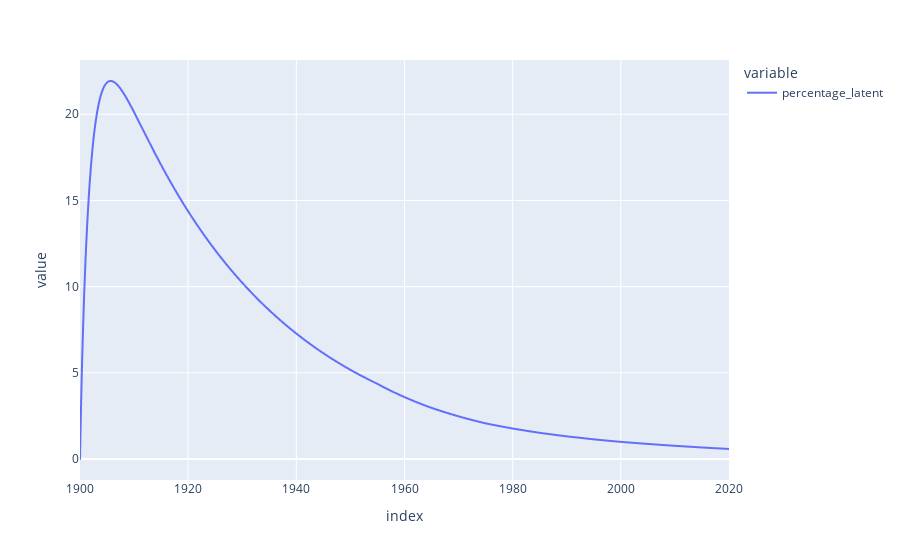

Source (notebook cell):
### Code cell
derived_df_0.percentage_latent.plot()

### Figure 1 — Plotly figure (JSON) as saved in the notebook; plotly's stock layout.template omitted (floating-point values rounded to 4 significant figures; data arrays with more than 128 entries replaced by an {"elided": "..."} marker saying what was removed)
{"data": [{"hovertemplate": "variable=percentage_latent<br>index=%{x}<br>value=%{y}<extra></extra>", "legendgroup": "percentage_latent", "line": {"color": "#636efa", "dash": "solid"}, "marker": {"symbol": "circle"}, "mode": "lines", "name": "percentage_latent", "showlegend": true, "type": "scattergl", "x": {"elided": "1201 float values"}, "xaxis": "x", "y": {"elided": "1201 float values"}, "yaxis": "y"}], "layout": {"legend": {"title": {"text": "variable"}, "tracegroupgap": 0}, "margin": {"t": 60}, "xaxis": {"anchor": "y", "domain": [0, 1], "title": {"text": "index"}}, "yaxis": {"anchor": "x", "domain": [0, 1], "title": {"text": "value"}}}}
